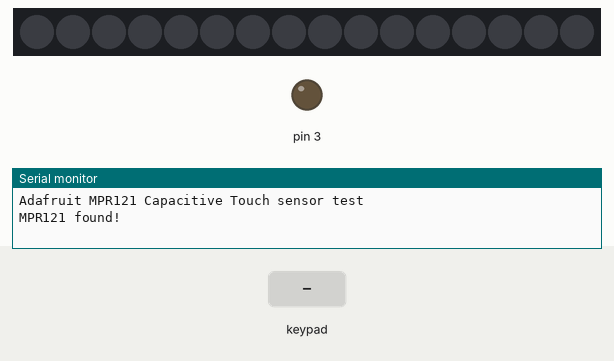
Simulated run of this sketch. Board: Arduino Leonardo, built with avr-gcc and run on an emulated ATmega32U4. On the bench: 16 RGB LEDs in strip order, left to right, output pins drawn as LEDs (lit = HIGH), the last lines printed to the serial monitor. Inputs (shaded band) come from the test bench.

Above: at 1.2 s.
1.3 s: key '4' pressed
At 2.0 s:
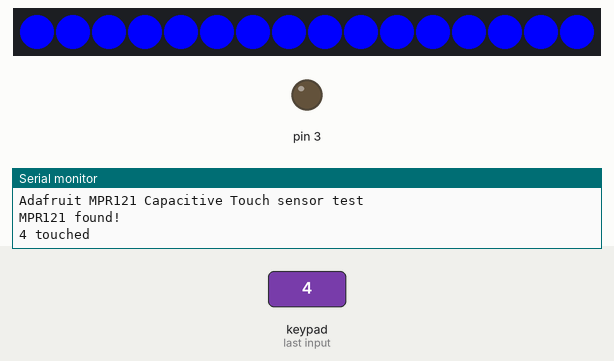
2.8 s: key '6' pressed
At 4.0 s:
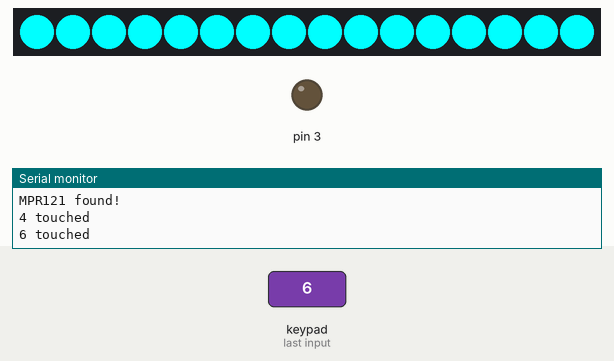
4.3 s: keypad keys 1 2 3 4 pressed 0.4 s apart
At 6.3 s:
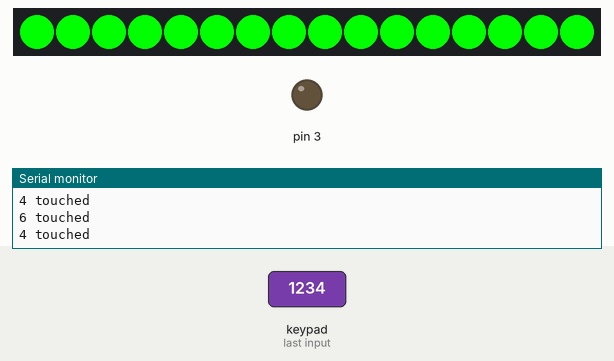
7.4 s: key '8' pressed
At 7.8 s:
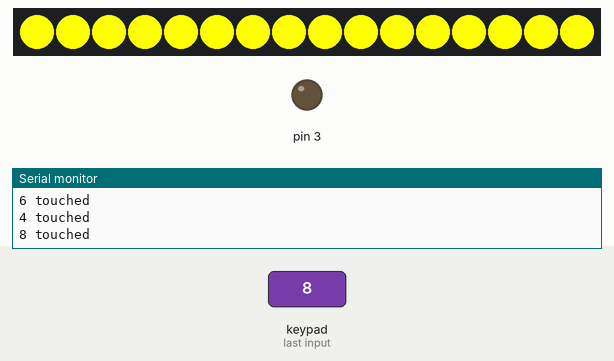
8.9 s: keypad keys 1 2 3 4 A pressed 0.4 s apart
At 11.1 s:
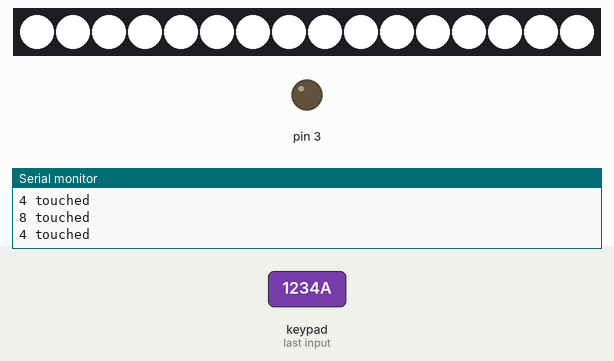
12.4 s: key '6' pressed
At 12.8 s:
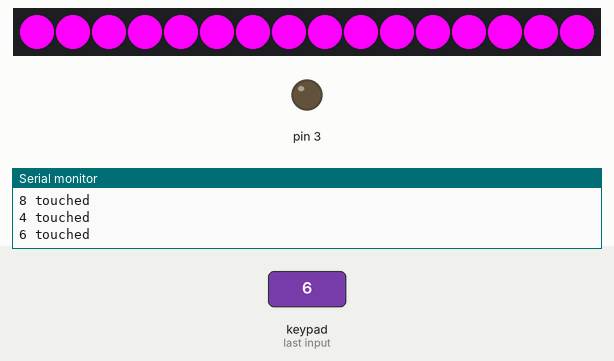
Timing chart, 0 to 14.9 s (numbered marks = the images above; inputs shaded):
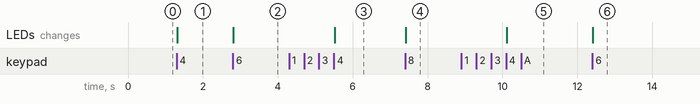

The sketch:

pixel___touch.ino
```cpp
#include <Adafruit_NeoPixel.h>
#ifdef __AVR__
#include <avr/power.h>
#endif
#define PIN            8
#define NUMPIXELS      16

boolean on = true;
int buttonState = 0;
int a = 0;
int b = 0;
int c = 0;
int x1 = 255;
int x2 = 0;
int x3 = 255;
int x4 = 0;
int x5 = 255;
int x6 = 0;


Adafruit_NeoPixel pixels = Adafruit_NeoPixel(NUMPIXELS, PIN, NEO_GRB + NEO_KHZ800);

int delayval = 30; // delay for half a second

void clear_pixels() {
  for (int i = 0; i < 16; i++) {
    pixels.setPixelColor(i, pixels.Color(0, 0, 0)); // Moderately bright green color.
  }
  pixels.show();
}

#include <Adafruit_MPR121.h>
#include <Wire.h>
Adafruit_MPR121 cap = Adafruit_MPR121();

uint16_t lasttouched = 0;
uint16_t currtouched = 0;

void setup() {

  pinMode(3, OUTPUT);

  pixels.begin(); // This initializes the NeoPixel library.
  clear_pixels();

  while (!Serial);        // needed to keep leonardo/micro from starting too fast!

  Serial.begin(9600);
  Serial.println("Adafruit MPR121 Capacitive Touch sensor test");

  // Default address is 0x5A, if tied to 3.3V its 0x5B
  // If tied to SDA its 0x5C and if SCL then 0x5D
  if (!cap.begin(0x5A)) {
    Serial.println("MPR121 not found, check wiring?");
    while (1);
  }
  Serial.println("MPR121 found!");

}

void loop() {

  currtouched = cap.touched();
  if (cap.touched() & (1 << 8)) {
    for (uint8_t i = 0; i < 16; i++) {
      // it if *is* touched and *wasnt* touched before, alert!
      if ((currtouched & _BV(i)) && !(lasttouched & _BV(i)) ) {
        a = (x1 + x2) - a;
        Serial.print(i); Serial.println(" touched");
        for (int i = 0; i < 16; i++) {
          pixels.setPixelColor(i, pixels.Color(a, b, c));
          pixels.show();
        }
      }
    }
  }
  if (cap.touched() & (1 << 6)) {
    for (uint8_t i = 0; i < 16; i++) {
      // it if *is* touched and *wasnt* touched before, alert!
      if ((currtouched & _BV(i)) && !(lasttouched & _BV(i)) ) {
        b = (x3 + x4) - b;
        Serial.print(i); Serial.println(" touched");
        for (int i = 0; i < 16; i++) {
          pixels.setPixelColor(i, pixels.Color(a, b, c));
          pixels.show();
        }
      }
    }
  }
    if (cap.touched() & (1 << 4)) {
    for (uint8_t i = 0; i < 16; i++) {
      // it if *is* touched and *wasnt* touched before, alert!
      if ((currtouched & _BV(i)) && !(lasttouched & _BV(i)) ) {
        c = (x5 + x6) - c;
        Serial.print(i); Serial.println(" touched");
        for (int i = 0; i < 16; i++) {
          pixels.setPixelColor(i, pixels.Color(a, b, c));
          pixels.show();
        }
      }
    }
  }
  // reset our state
  lasttouched = currtouched;

  // comment out this line for detailed data from the sensor!
  return;

  // debugging info, what
  Serial.print("\t\t\t\t\t\t\t\t\t\t\t\t\t 0x"); Serial.println(cap.touched(), HEX);
  Serial.print("Filt: ");
  for (uint8_t i = 0; i < 12; i++) {
    Serial.print(cap.filteredData(i)); Serial.print("\t");
  }
  Serial.println();
  Serial.print("Base: ");
  for (uint8_t i = 0; i < 12; i++) {
    Serial.print(cap.baselineData(i)); Serial.print("\t");
  }
  Serial.println();

  // put a delay so it isn't overwhelming
  delay(1000);
}
```

Measured:
- after the input at 1.3 s, the LEDs: change at once (image 1)
- after the input at 2.8 s, the LEDs: change at once (image 2)
- after the input at 4.3 s, the LEDs: change after 1.2 s (image 3)
- after the input at 7.4 s, the LEDs: change at once (image 4)
- after the input at 8.9 s, the LEDs: change after 1.2 s (image 5)
- after the input at 12.4 s, the LEDs: change at once (image 6)
